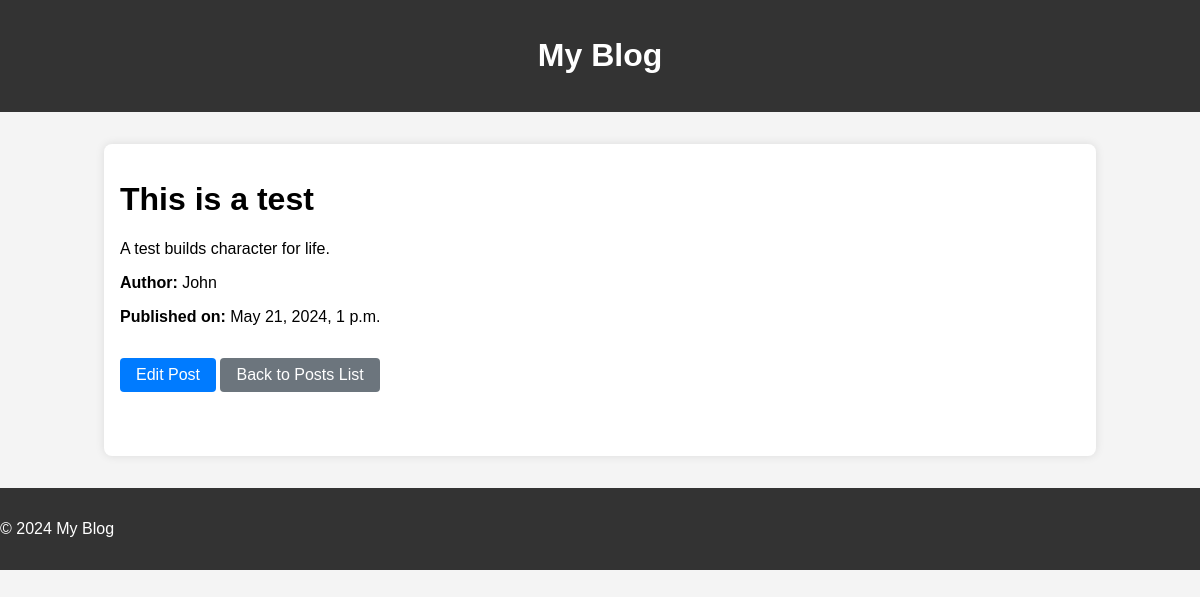
Screenshot of /post/3/ (signed in) with the database file from the repository.
### blog_app/models.py (models this page shows, shortened)
class BlogPost(models.Model):
    title = models.CharField(max_length=200)
    content = models.TextField()
    created_at = models.DateTimeField(auto_now_add=True)
    author = models.CharField(max_length=30)

### blog_app/views.py (the view)
# urls.py: path('post/<int:post_id>/', views.view_post, name='view_post'),
@login_required
def view_post(request, post_id):
    post = get_object_or_404(BlogPost, id=post_id)
    return render(request, 'blog_app/view_post.html', {'post': post})

### blog_app/templates/blog_app/view_post.html (shortened to what this page needs)
{% extends "blog_app/base.html" %}
{% block content %}
<div class="view-post-page">
    <h1>{{ post.title }}</h1>
    <p>{{ post.content }}</p>
    <p><strong>Author:</strong> {{ post.author }}</p>
    <p><strong>Published on:</strong> {{ post.created_at }}</p>
    {% if perms.blog_app.change_blogpost %}
    <a class="edit-post-button" href="{% url 'edit_post' post.id %}">Edit Post</a>
    {% endif %}
    <a class="back-button" href="{% url 'index' %}">Back to Posts List</a>
</div>
{% endblock %}

### blog_app/static/style/style.css (style rules this page uses)
body { font-family: Arial, sans-serif; margin: 0; padding: 0; background-color: #f4f4f4; }
.index-page, .add-post-page, .view-post-page, .edit-post-page { margin-bottom: 2rem; }
.add-post-button, .edit-post-button, .back-button { display: inline-block; margin: 1rem 0; padding: 0.5rem 1rem; background-color: #007bff; color: #fff; border-radius: 4px; cursor: pointer; text-decoration: none; }
.back-button { background-color: #6c757d; }

### rows the page displays
BlogPost: title "This is a test", content "A test builds character for life.", author "John", created_at "May 21, 2024, 1 p.m."
